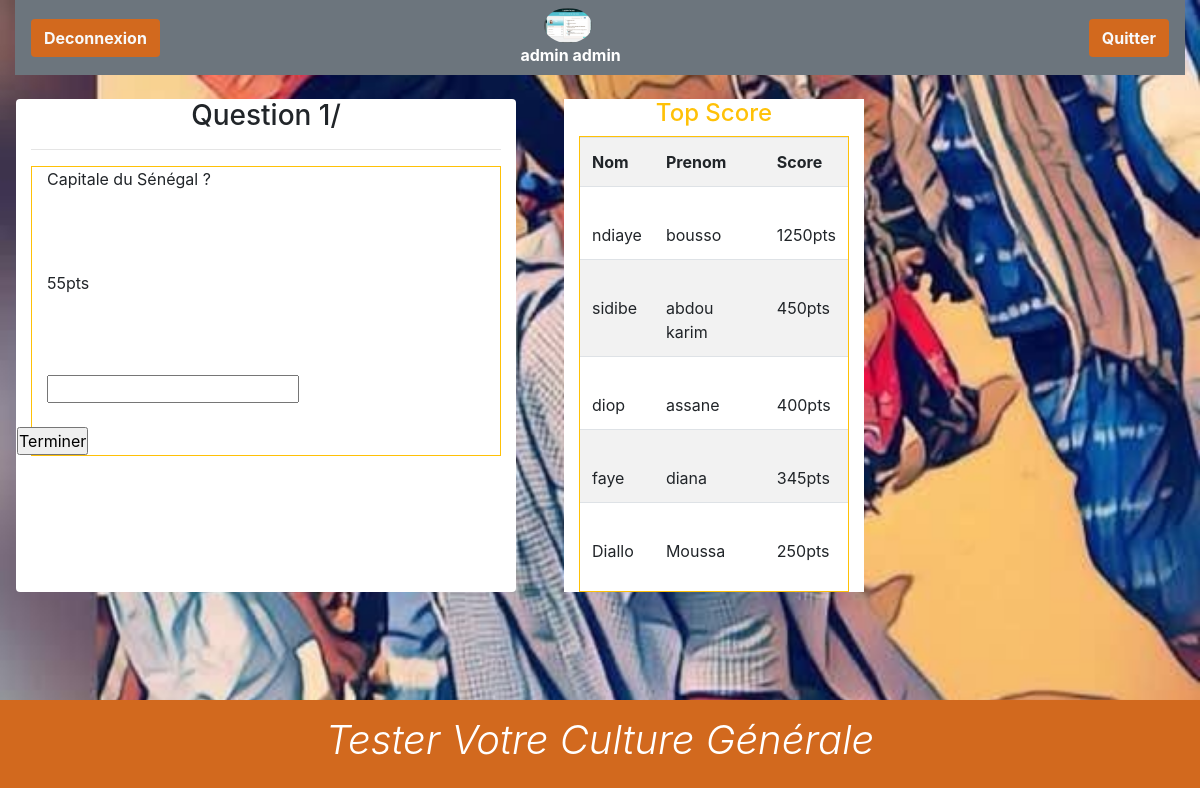
/SRC/joueur.php?page=0 (signed in), run on the app's committed database.
### tables this page shows
CREATE TABLE `creerquestion` (
  `id` int(11) NOT NULL,
  `question` text NOT NULL,
  `point` int(11) NOT NULL,
  `reponse` varchar(255) NOT NULL
);

CREATE TABLE `score` (
  `id` int(11) NOT NULL,
  `score` int(11) NOT NULL,
  `id_user` int(11) NOT NULL
);

CREATE TABLE `user` (
  `id` int(11) NOT NULL,
  `login` varchar(50) NOT NULL,
  `nom` varchar(50) NOT NULL,
  `prenom` varchar(50) NOT NULL,
  `password` varchar(50) NOT NULL,
  `avatar` varchar(255) NOT NULL,
  `role` varchar(50) NOT NULL
);

### SRC/joueur.php (the view, shortened to what this page needs)
<!doctype html>
<html lang="en">
  <head>
    <link rel="stylesheet" href="https://stackpath.bootstrapcdn.com/bootstrap/4.5.0/css/bootstrap.min.css">
    <link rel="stylesheet" href="../ASSET/CSS/user.css">
  </head>
  <body>
<div class="container-fluid">
    <div class="navbar bg-secondary ">
        <div class="button">
        <a class="btn text-light font-weight-bold " href="Deconnexion.php">Deconnexion</a>
        </div>
         <div class="button">
            <div class="  mx-auto col-md-4 "><img class='rounded rounded-circle' height='15%' width='30%' src="../IMAGE/<?php echo $_SESSION["user"]["avatar"]  ?>" alt=""></div>
            <div class=" text-white font-weight-bold col-md-5 mx-auto  "><?php  echo  $_SESSION["user"]["prenom"] ;?>  <?php  echo  $_SESSION["user"]["nom"] ;?></div>
        </div>
        <div class="button">
          <a class="btn text-light font-weight-bold " href="table-recap.php">Quitter</a>
        </div>
    </div>
    <div class="row">
    <div class="rounded rounded-top col-lg-5 bg-white mt-4 ml-3" >
   <h3 class="row justify-content-center">Question <?php echo ($_GET['page']+1). "/". $_COOKIE["fixe_question"];?></h3><hr>
<fieldset class="border  border-warning">
<div class="col" id="">
    <form action="./corriger.php" method="post">
<?php
$cnx=getConnection();
if (!$cnx){
     $MessageConnexion = die ("connection impossible");
    }else{
        $afiche = $cnx->prepare("SELECT * FROM `creerquestion`");
        $afiche->execute();
        $montableau= $afiche->fetchAll();
    if ($montableau[$_GET['page']]['reponse']=="texte") {
        ?>
        <label for=""><?php echo $montableau[$_GET['page']]['question']   ?></label><br><br><br><br>
       <label > <?php echo $montableau[$_GET['page']]['point'] ?>pts</label><br><br><br><br>
        <input type="text" name="question" id="" value=""><br><br>
        <?php
        }
}
?>
</div>
<div class="row">
   <?php
    if($_GET['page']<( $_COOKIE["fixe_question"]-1) )
    {
     ?>
   <input type="submit" name="suivant" id="suivant" value="Suivant">
   <?php
    }else{
     ?>
        <input type="submit" name="suivant" id="suivant" value="Terminer">
    <?php
    }
     ?>
</div>
</fieldset>
    </div>
<div class=" bg-white fl-5 col-lg-3 ml-5 mt-4" height='500px' width='100px'>
<h4 class="row  justify-content-center text-warning">Top Score</h4>
<fieldset class=" border border-warning">
<?php
$cnx = getConnection();
$state = $cnx->prepare("SELECT user.id, nom,prenom, score FROM `user`,score WHERE `role`='joueur' AND user.id=score.id  ORDER BY score DESC");
$state->execute();
$result =$state->fetchAll();
echo "<table  class='table table-striped'>";
echo "<td><strong>  Nom </strong></td> <td><strong>  Prenom </strong></td> <td><strong> Score  </strong> </td>";
for ($i=0; $i<5; $i++) {
        echo"<tr>";
        echo "<td> <br>".$result[$i]["nom"]."</td>";
        echo "<td> <br>".$result[$i]["prenom"]."</td>";
        echo "<td> <br>".$result[$i]["score"]. "pts </td>";
        echo"</tr>";
    }
echo"</table>";
?>
</fieldset>
</div>
</div>
</div>
<footer class="containers  bg-ms-4 ">
    <div class="container">
        <div class="row ">
            <div class="col text-center col-expand-md">
                <h1 class="text-capitalize text-white font-italic font-weight-light p-3">
                    tester votre culture générale
                </h1>
            </div>
        </div>
    </div>
</footer>
  </body>
</html>

### ASSET/CSS/user.css (style rules this page uses)
* { padding: 0px; margin: 0px; }
.container-fluid { background-image: url('../IMG/profil.jpeg'); width: 100%; height: 700px; background-size: cover; }
.containers { background-color: chocolate; }
.btn { background-color: chocolate; }

### data on the page
creerquestion: question "Capitale du Sénégal ?", point "55"
score: user.nom "ndiaye", user.prenom "bousso", score "1250"
score: id_user.nom "sidibe", id_user.prenom "abdou karim", score "450"
score: id_user.nom "diop", id_user.prenom "assane", score "400"
score: user.nom "faye", user.prenom "diana", score "345"
score: id_user.nom "Diallo", id_user.prenom "Moussa", score "250"

### other printed values
$_SESSION["user"]["prenom"] "admin"
$_SESSION["user"]["nom"] "admin"
$_GET['page']+1 "1"
